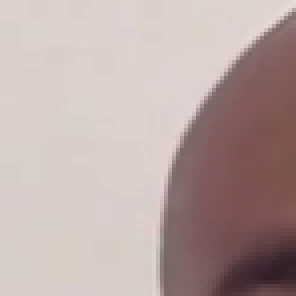
#> input picture patches/patch_split/square_patch_1.png, 74 x 74 px, given in place of branch_1_35_original_color.png, which was not available (shown 4 times larger)
$ jupyter execute split_images_patches.ipynb
#> lines starting #> are read from the running program, lines starting #| are printed output that depends on the picture; pictures that were not available may be replaced by others from this repository, and a replacement may not be noted
[cell 1]
from PIL import Image

image_path = "/home/eferreira/master/cross-vit/CrossViT/patches/srm_simple/branch_1_35_original_color.png"
image = Image.open(image_path)
#> image is the input picture: PIL image 74x74 RGB; mean R, G, B 185.4, 166.9, 163.9

def split_image_square(image, num_patches=9):
#> called with num_patches = 9
    width, height = image.size
#> width = 74; height = 74
    patch_size = min(width, height) // 3
#> patch_size = 24

    patches = []
    for row in range(3):
        for col in range(3):
            left = col * patch_size
            upper = row * patch_size
            box = (left, upper, left + patch_size, upper + patch_size)
            patch = image.crop(box)
            patches.append(patch)
#> after the loop, patches = 9 items

    return patches

square_patches = split_image_square(image)
#> square_patches = 9 items
for idx, patch in enumerate(square_patches):
    patch.save(f"patches/patch_split/square_patch_{idx + 1}.png")
#> this loop made 9 passes
#> pass 1, `patch.save(f"patches/patch_split/square_patch_{idx + 1}.png")`:
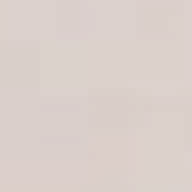
#> saved as square_patch_1.png: PIL image 24x24 RGB (shown 8 times larger); mean R, G, B 219.1, 207.9, 202.9

[f"patches/patch_split/square_patch_{idx + 1}.png" for idx in range(len(square_patches))]


$ run again, on patches/patch_split/square_patch_5.png
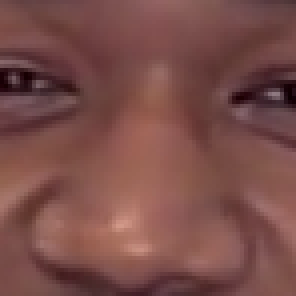
#> input picture patches/patch_split/square_patch_5.png, 74 x 74 px, given in place of branch_1_35_original_color.png, which was not available (shown 4 times larger)
#> image is the input picture: PIL image 74x74 RGB; mean R, G, B 121.7, 77.1, 73
#> after the loop in split_image_square, `for row in range(3):`: patches = 9 items
#> the loop `for idx, patch in enumerate(square_patches):` made 9 passes
#> pass 1, `patch.save(f"patches/patch_split/square_patch_{idx + 1}.png")`:
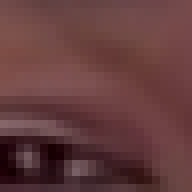
#> saved as square_patch_1.png: PIL image 24x24 RGB (shown 8 times larger); mean R, G, B 100.3, 61.1, 61.6
#> pass 2, `patch.save(f"patches/patch_split/square_patch_{idx + 1}.png")`:
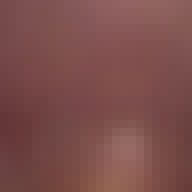
#> saved as square_patch_2.png: PIL image 24x24 RGB (shown 8 times larger); mean R, G, B 123.8, 78.1, 75.5

$ run again, on patches/patch_split/square_patch_6.png
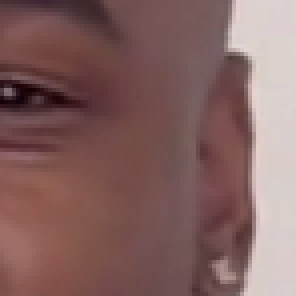
#> input picture patches/patch_split/square_patch_6.png, 74 x 74 px, given in place of branch_1_35_original_color.png, which was not available (shown 4 times larger)
#> image is the input picture: PIL image 74x74 RGB; mean R, G, B 131.8, 98.8, 96.7
#> after the loop in split_image_square, `for row in range(3):`: patches = 9 items
#> the loop `for idx, patch in enumerate(square_patches):` made 9 passes
#> pass 1, `patch.save(f"patches/patch_split/square_patch_{idx + 1}.png")`:
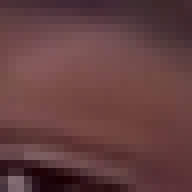
#> saved as square_patch_1.png: PIL image 24x24 RGB (shown 8 times larger); mean R, G, B 100.3, 64, 64.2
#> pass 2, `patch.save(f"patches/patch_split/square_patch_{idx + 1}.png")`:
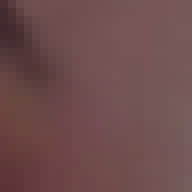
#> saved as square_patch_2.png: PIL image 24x24 RGB (shown 8 times larger); mean R, G, B 109.5, 76.4, 76.3

$ run again, on patches/patch_split/square_patch_7.png
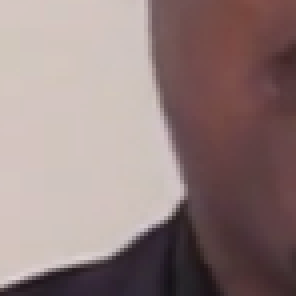
#> input picture patches/patch_split/square_patch_7.png, 74 x 74 px, given in place of branch_1_35_original_color.png, which was not available (shown 4 times larger)
#> image is the input picture: PIL image 74x74 RGB; mean R, G, B 147.1, 127.1, 125.6
#> after the loop in split_image_square, `for row in range(3):`: patches = 9 items
#> the loop `for idx, patch in enumerate(square_patches):` made 9 passes
#> pass 2, `patch.save(f"patches/patch_split/square_patch_{idx + 1}.png")`:
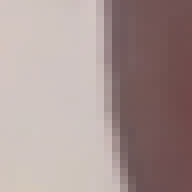
#> saved as square_patch_2.png: PIL image 24x24 RGB (shown 8 times larger); mean R, G, B 167.9, 149.2, 146.5
